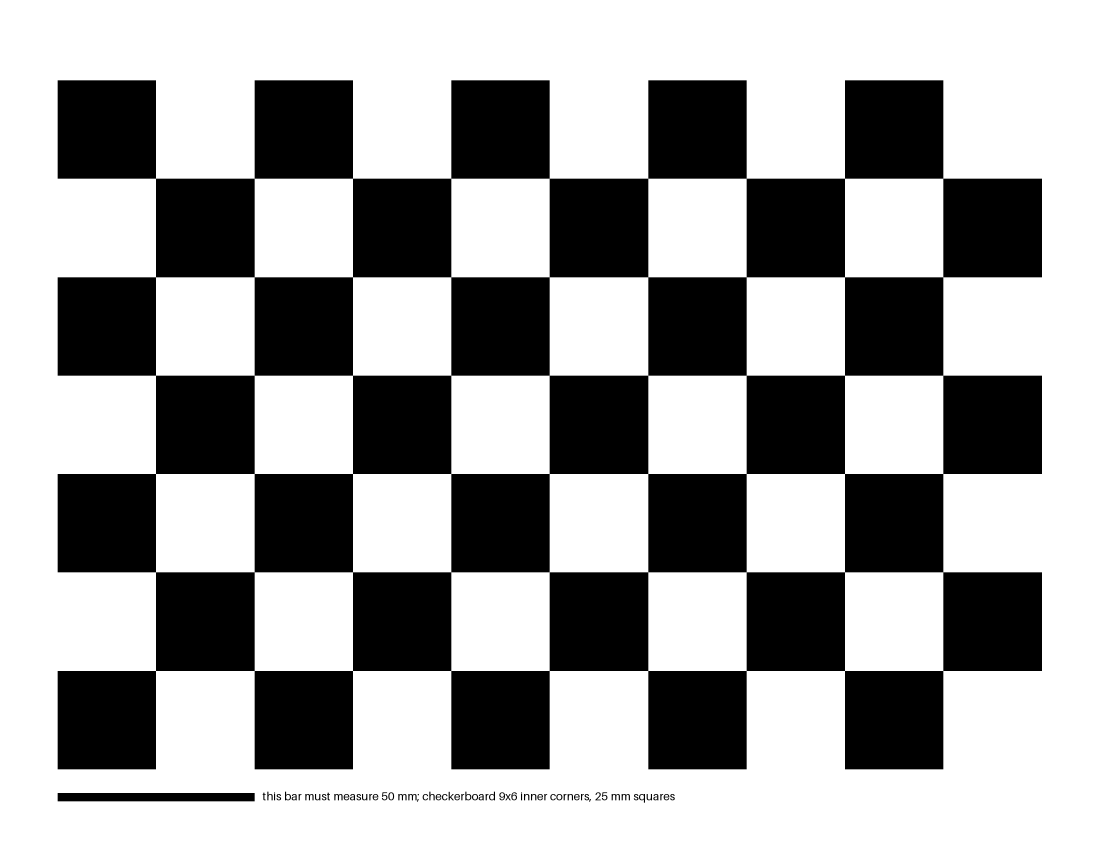
#> input picture assets/printables/checkerboard_9x6_25mm.png, 3300 x 2550 px (shown at 1/3 size)
$ python mat_grid_lines.py ../../assets/printables/checkerboard_9x6_25mm.png
#> lines starting #> are read from the running program, lines starting #| are printed output that depends on the picture
"""Find the cutting mat's 1-inch grid lines in an overhead frame.

Long straight segments are sorted into the grid's two directions; within each
direction, segments are grouped by their offset across that direction into
lines; each line is fitted straight; crossings of the two families are the
grid points. Writes lines.npz (both families) and an overlay for checking.
"""

import sys
from pathlib import Path

import cv2
import numpy as np

path = Path(sys.argv[1])
image = cv2.imread(str(path))
#> image is the input picture: shape (2550, 3300, 3); min 0, max 255, mean 161.8
gray = cv2.cvtColor(image, cv2.COLOR_BGR2GRAY)
H, W = gray.shape
#> H = 2550; W = 3300

lsd = cv2.createLineSegmentDetector(cv2.LSD_REFINE_STD)
segments = lsd.detect(gray)[0].reshape(-1, 4)
#> segments = 365 rows, first 6: [944.4, 2396.9, 944.2, 2383.1], [1939.4, 2396.9, 1939.2, 2383.1], [1944.4, 534.4, 1944.4, 241.9], [2239.4, 241.9, 2239.4, 534.4], [2534.4, 534.4, 2534.4, 241.9], [2829.4, 241.9, 2829.4, 534.4]
length = np.hypot(segments[:, 2] - segments[:, 0], segments[:, 3] - segments[:, 1])
#> length = 365 values, max 588.8 at index 92, min 6.33 at index 348, mean 123.2
segments, length = segments[length > 45], length[length > 45]
#> segments = 142 rows, first 6: [1944.4, 534.4, 1944.4, 241.9], [2239.4, 241.9, 2239.4, 534.4], [2534.4, 534.4, 2534.4, 241.9], [2829.4, 241.9, 2829.4, 534.4], [1944.4, 535.6, 1944.4, 830.6], [2239.4, 830.6, 2239.4, 535.6]; length = 142 values, max 588.8 at index 74, min 291.2 at index 92, mean 297.3
angle = np.degrees(np.arctan2(segments[:, 3] - segments[:, 1], segments[:, 2] - segments[:, 0])) % 180
#> angle = 142 values, max 180 at index 74, min 0 at index 31, mean 86.2

# The two grid directions: the strongest angle (weighted by length), and the one 90 degrees from it.
hist, edges = np.histogram(angle, bins=180, range=(0, 180), weights=length)
#> hist = 180 values, max 15853.8 at index 90, min 0 at index 1, mean 234.5; edges = 181 values from 0 to 180
smooth = np.convolve(np.r_[hist[-3:], hist, hist[:3]], np.ones(7), "valid")
#> smooth = 180 values, max 21672.5 at index 0, min 0 at index 4, mean 1641.8
a1 = float(np.argmax(smooth)) + 0.5
#> a1 = 0.5
a2 = (a1 + 90) % 180
#> a2 = 90.5
print(f"{len(segments)} long segments; grid directions about {a1:.1f} and {a2:.1f} deg")
#| 142 long segments; grid directions about 0.5 and 90.5 deg


def family(theta: float, tol: float = 4.0):
#> called with theta = 0.5, tol = 4
    diff = np.abs((angle - theta + 90) % 180 - 90)
#> diff = 142 values, max 89.5 at index 24, min 0.498 at index 127, mean 44.37
    pick = diff < tol
    seg = segments[pick]
#> seg = 72 rows, first 6: [173.1, 240.4, 466.9, 240.4], [764.4, 240.4, 1056.9, 240.4], [1354.4, 240.4, 1646.9, 240.4], [1945.6, 240.4, 2238.1, 240.4], [2535.6, 240.4, 2828.1, 240.4], [466.9, 535.4, 173.1, 535.5]
    direction = np.array([np.cos(np.radians(theta)), np.sin(np.radians(theta))])
#> direction = [1, 0.00873]
    normal = np.array([-direction[1], direction[0]])
#> normal = [-0.00873, 1]
    mids = (seg[:, :2] + seg[:, 2:]) / 2
#> mids = 72 pairs, first value 319.4 to 2977.5, second value 240.4 to 2403.3
    offset = mids @ normal
#> offset = 72 values, max 2399.1 at index 16, min 217 at index 4, mean 1291
    order = np.argsort(offset)
#> order = 72 values, max 71 at index 65, min 0 at index 4, mean 35.5
    seg, offset = seg[order], offset[order]
#> seg = 72 rows, first 6: [2535.6, 240.4, 2828.1, 240.4], [1945.6, 240.4, 2238.1, 240.4], [1354.4, 240.4, 1646.9, 240.4], [764.4, 240.4, 1056.9, 240.4], [173.1, 240.4, 466.9, 240.4], [2830.6, 535.4, 3124.4, 535.4]; offset = 72 values from 217 to 2399.1
    # Group segments whose offsets are within 6 px into one line.
    groups, current = [], [0]
    for i in range(1, len(offset)):
        if offset[i] - offset[current[-1]] < 6:
            current.append(i)
        else:
            groups.append(current)
            current = [i]
#> this loop made 71 passes
#> current on passes 5, 15, 25, 35, 45, 55, 65, 70, 71: [5], [15], [25], [35], [45], [55], [65], [70], [71]
#> after the loop, groups = 9 items
    groups.append(current)
    lines = []
    for g in groups:
        pts = np.vstack([seg[g, :2], seg[g, 2:]])
        span = np.ptp(pts @ direction)
        if span < 150:  # too short to be a grid line across the mat
            continue
        vx, vy, x0, y0 = cv2.fitLine(pts.astype(np.float32), cv2.DIST_HUBER, 0, 0.01, 0.01).ravel()
        lines.append(
            (float(np.mean(offset[g])), float(vx), float(vy), float(x0), float(y0), float(span))
        )
#> this loop made 10 passes
#> (g, span, vy, x0, y0) on passes 1 to 8: ([0, 1, 2, 3, 4], 2654.9, 3.02e-07, 1501, 240.4), ([5, 6, 7, 8, 9, 10, 11, 12, 13, 14], 2951.1, -3.58e-07, 2209.6, 535.4), ([15, 16, 17, 18, 19, 20, 21, 22, 23, 24], 2951.1, -9.59e-07, 1855.2, 831.4), ([25, 26, 27, 28, 29, 30, 31, 32, 33, 34], 2951.1, -1.55e-06, 1560, 1126.4), ([35, 36, 37, 38, 39, 40, 41, 42, 43, 44], 2951.1, -8.92e-07, 1855.2, 1421.4), ([45, 46, 47, 48, 49, 50, 51, 52, 53, 54], 2951.1, -1.61e-06, 1560, 1716.4), ([55, 56, 57, 58, 59, 60, 61, 62, 63, 64], 2951.1, 1.47e-06, 2209.6, 2012.4), ([65, 66, 67, 68, 69], 2654.9, -1.3e-06, 1501, 2307.4)
#> (g, pts, span, vy, x0, y0) on passes 9 to 10: ([70], [[173.1, 2378.3], [761.9, 2378.3]], 588.7, -7.1e-07, 467.5, 2378.3), ([71], [[761.9, 2403.3], [173.1, 2403.3]], 588.7, -1.18e-06, 467.5, 2403.3)
#> after the loop, lines = 10 items
    return np.array(lines), normal


fam1, n1 = family(a1)
#> fam1 = [[227.3, 1, 3.02e-07, 1501, 240.4, 2654.9], [521, 1, -3.58e-07, 2209.6, 535.4, 2951.1], [817, 1, -9.59e-07, 1855.2, 831.4, 2951.1], [1112, 1, -1.55e-06, 1560, 1126.4, 2951.1], [1407, 1, -8.92e-07, 1855.2, 1421.4, 2951.1], [1701.9, 1, -1.61e-06, 1560, 1716.4, 2951.1], [1997.9, 1, 1.47e-06, 2209.6, 2012.4, 2951.1], [2294.2, 1, -1.3e-06, 1501, 2307.4, 2654.9], [2374.1, 1, -7.1e-07, 467.5, 2378.3, 588.7], [2399.1, 1, -1.18e-06, 467.5, 2403.3, 588.7]]; n1 = [-0.00873, 1]
fam2, n2 = family(a2)
#> in family (call 2), `seg = segments[pick]`: seg = 70 rows, first 6: [1944.4, 534.4, 1944.4, 241.9], [2239.4, 241.9, 2239.4, 534.4], [2534.4, 534.4, 2534.4, 241.9], [2829.4, 241.9, 2829.4, 534.4], [1944.4, 535.6, 1944.4, 830.6], [2239.4, 830.6, 2239.4, 535.6]
#> in family (call 2), `seg, offset = seg[order], offset[order]`: seg = 70 rows, first 6: [3125.5, 1716.9, 3125.5, 2011.9], [3125.5, 1126.9, 3125.5, 1420.6], [3125.5, 536.9, 3125.5, 830.6], [2829.4, 2013.1, 2829.4, 2306.9], [2829.4, 2011.9, 2829.4, 1716.9], [2829.4, 1421.9, 2829.4, 1715.6]; offset = 70 values from -3141.6 to -175.7
#> the loop in family (call 2), `for i in range(1, len(offset)):` made 69 passes
#> current on passes 3, 10, 17, 24, 31, 38, 45, 52, 59, 66: [3], [10], [17], [24], [31], [38], [45], [52], [59], [66]
#> the loop in family (call 2), `for g in groups:` made 11 passes
#> (g, span, vx, vy, x0, y0) on passes 1 to 10: ([0, 1, 2], 1474.9, 7.91e-07, -1, 3125.5, 1274), ([3, 4, 5, 6, 7, 8, 9], 2064.9, 1.39e-06, -1, 2829.4, 1392), ([10, 11, 12, 13, 14, 15, 16], 2064.9, 2.1e-06, 1, 2534.4, 1480.6), ([17, 18, 19, 20, 21, 22, 23], 2064.9, 1.51e-06, -1, 2239.4, 1392), ([24, 25, 26, 27, 28, 29, 30], 2064.9, 4.33e-07, -1, 1944.4, 1273.8), ([31, 32, 33, 34, 35, 36, 37], 2064.9, 1.86e-06, -1, 1648.3, 1067.8), ([38, 39, 40, 41, 42, 43, 44], 2064.9, 1.95e-07, -1, 1353.3, 1126.2), ([45, 46, 47, 48, 49, 50, 51], 2064.9, 1.86e-06, -1, 1058.3, 1067.8), ([52, 53, 54, 55, 56, 57, 58], 2064.9, 1.51e-06, -1, 763.3, 1215.1), ([59, 60, 61, 62, 63, 64, 65], 2064.9, 1.74e-06, -1, 467.4, 1126.1)
#> fam2 = [[-3136.4, 7.91e-07, -1, 3125.5, 1274, 1474.9], [-2840.4, 1.39e-06, -1, 2829.4, 1392, 2064.9], [-2545.4, 2.1e-06, 1, 2534.4, 1480.6, 2064.9], [-2250.4, 1.51e-06, -1, 2239.4, 1392, 2064.9], [-1955.4, 4.33e-07, -1, 1944.4, 1273.8, 2064.9], [-1659.4, 1.86e-06, -1, 1648.3, 1067.8, 2064.9], [-1364.4, 1.95e-07, -1, 1353.3, 1126.2, 2064.9], [-1069.4, 1.86e-06, -1, 1058.3, 1067.8, 2064.9], [-774.4, 1.51e-06, -1, 763.3, 1215.1, 2064.9], [-478.5, 1.74e-06, -1, 467.4, 1126.1, 2064.9], [-183.5, 5.52e-07, -1, 172.3, 1273.8, 2066.2]]; n2 = [-1, -0.00873]
for name, fam in (("family A", fam1), ("family B", fam2)):
    gaps = np.diff(fam[:, 0])
    print(
        f"{name}: {len(fam)} lines; gaps between neighbours (px): median {np.median(gaps):.1f}, "
        f"min {gaps.min():.1f}, max {gaps.max():.1f}"
    )
#> this loop made 2 passes
#> (name, gaps) on passes 1 to 2: ('family A', [293.7, 295.9, 295, 295, 295, 295.9, 296.3, 79.96, 25.01]), ('family B', [296.1, 295, 295, 295, 296.1, 295, 295, 295, 295.9, 295])
#| family A: 10 lines; gaps between neighbours (px): median 295.0, min 25.0, max 296.3
#| family B: 11 lines; gaps between neighbours (px): median 295.0, min 295.0, max 296.1
np.savez(path.parent / "lines.npz", fam1=fam1, fam2=fam2, a1=a1, a2=a2)

overlay = image.copy()
for fam, colour in ((fam1, (255, 0, 255)), (fam2, (0, 200, 255))):
    for _, vx, vy, x0, y0, _ in fam:
        p1 = (int(x0 - vx * 3000), int(y0 - vy * 3000))
        p2 = (int(x0 + vx * 3000), int(y0 + vy * 3000))
        cv2.line(overlay, p1, p2, colour, 1)
#> this loop made 2 passes
#> colour on passes 1 to 2: (255, 0, 255), (0, 200, 255)
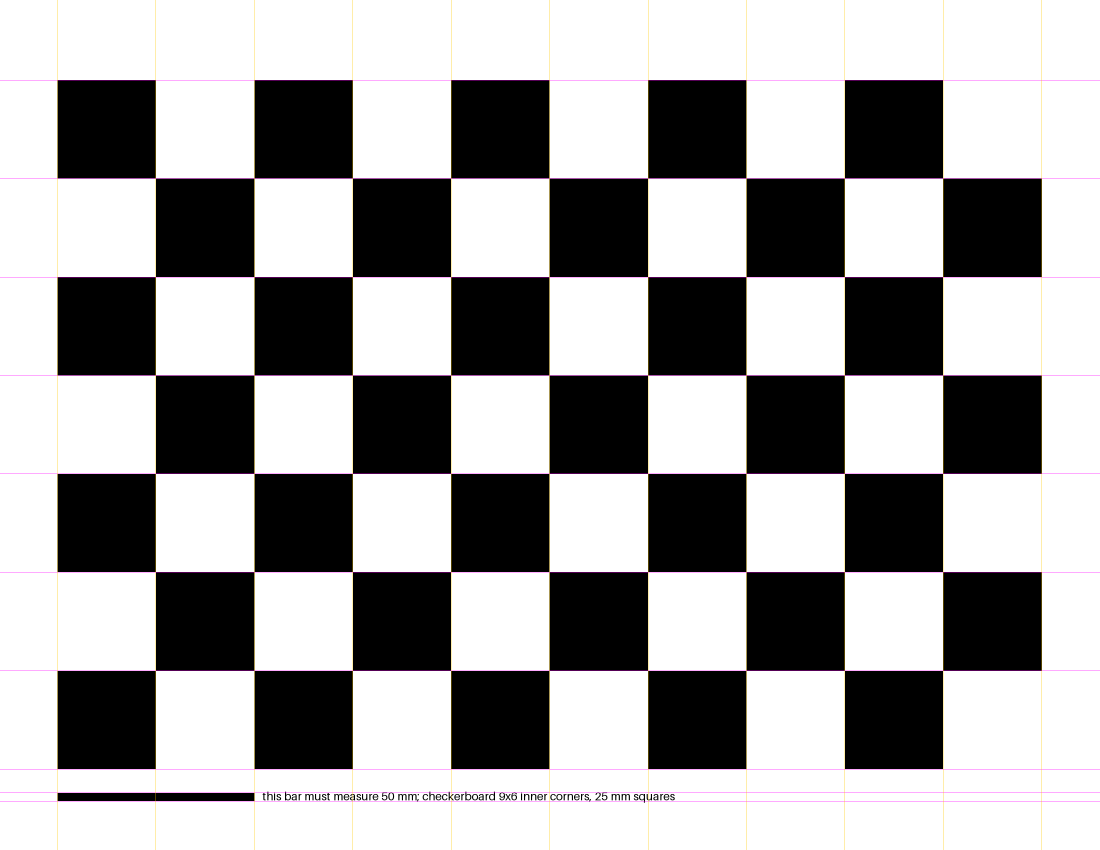
#> overlay: shape (2550, 3300, 3) (shown at 1/3 size); mean B, G, R 161.6, 161.3, 162.5
cv2.imwrite(
    str(path.parent / "lines.jpg"), cv2.resize(overlay, (1440, 810)), [cv2.IMWRITE_JPEG_QUALITY, 88]
)
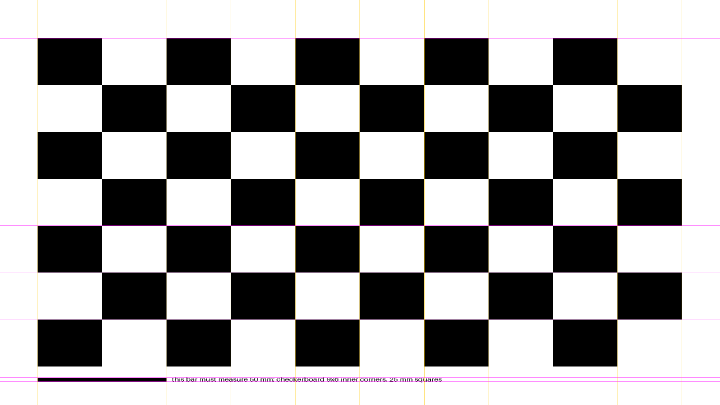
#> saved as lines.jpg: shape (810, 1440, 3) (shown at 1/2 size); mean B, G, R 161.6, 161, 162.4
